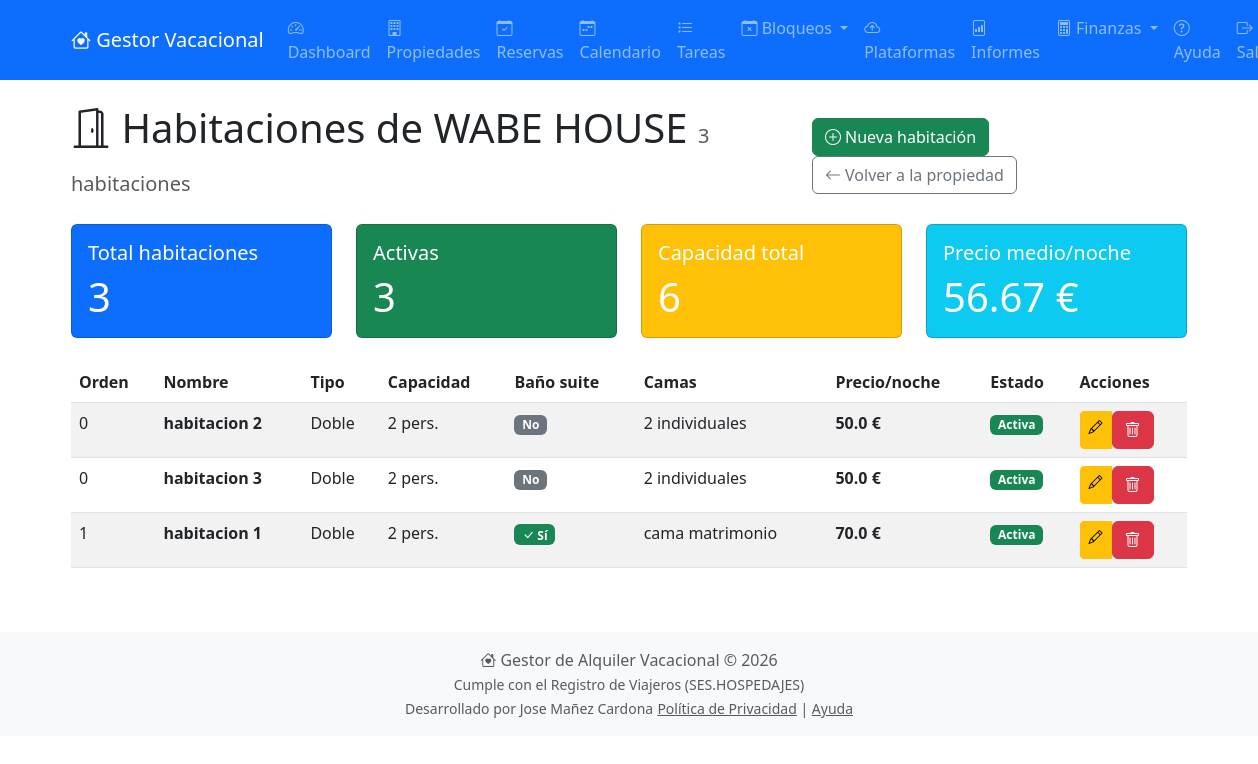
/habitaciones/1 (signed in), run on the app's committed database.
### models.py (models this page shows, shortened)
class Propiedad(db.Model):
    __tablename__ = 'propiedades'
    id = db.Column(db.Integer, primary_key=True)
    nombre = db.Column(db.String(100), nullable=False)
    descripcion = db.Column(db.Text)
    direccion = db.Column(db.String(200))
    ciudad = db.Column(db.String(100))
    codigo_postal = db.Column(db.String(20))
    pais = db.Column(db.String(50))
    num_habitaciones = db.Column(db.Integer, default=1)
    num_banos = db.Column(db.Integer, default=1)
    capacidad_max = db.Column(db.Integer, default=2)
    precio_noche = db.Column(db.Float, nullable=False)
    moneda = db.Column(db.String(3), default='EUR')
    activa = db.Column(db.Boolean, default=True)
    fecha_creacion = db.Column(db.DateTime, default=datetime.utcnow)
    usuario_id = db.Column(db.Integer, db.ForeignKey('users.id'))
    tipo_impuesto = db.Column(db.String(10), default='IVA')
    porcentaje_impuesto = db.Column(db.Float, default=7.0)
    aplicar_retencion = db.Column(db.Boolean, default=False)
    porcentaje_retencion = db.Column(db.Float, default=0.0)
    codigo_ses = db.Column(db.String(50))  # Código de establecimiento
    codigo_arrendador = db.Column(db.String(50))  # Código de arrendador
    usuario_ses = db.Column(db.String(50))  # Usuario WS
    password_ses = db.Column(db.String(50))  # Contraseña WS
    propietario = db.relationship('User', back_populates='propiedades')
    reservas = db.relationship('Reserva', back_populates='propiedad', lazy='dynamic', cascade='all, delete-orphan')
    tareas = db.relationship('Tarea', back_populates='propiedad_rel', lazy='dynamic', cascade='all, delete-orphan')
    calendarios_ical = db.relationship('CalendarioIcal', back_populates='propiedad', lazy='dynamic', cascade='all, delete-orphan')
    habitaciones = db.relationship('Habitacion', back_populates='propiedad', lazy='dynamic', cascade='all, delete-orphan')
    ingresos = db.relationship('Ingreso', back_populates='propiedad', lazy='dynamic')
    gastos = db.relationship('Gasto', back_populates='propiedad', lazy='dynamic')
    bloqueos = db.relationship('BloqueoPropiedad', back_populates='propiedad', lazy='dynamic', cascade='all, delete-orphan')

class Habitacion(db.Model):
    __tablename__ = 'habitaciones'
    id = db.Column(db.Integer, primary_key=True)
    propiedad_id = db.Column(db.Integer, db.ForeignKey('propiedades.id'), nullable=False)
    nombre = db.Column(db.String(100), nullable=False)
    tipo = db.Column(db.String(50))
    capacidad = db.Column(db.Integer, default=2)
    tiene_bano_suite = db.Column(db.Boolean, default=False)
    camas = db.Column(db.String(100))
    precio_base = db.Column(db.Float, nullable=False)
    activa = db.Column(db.Boolean, default=True)
    orden = db.Column(db.Integer, default=0)
    observaciones = db.Column(db.Text)
    fecha_creacion = db.Column(db.DateTime, default=datetime.utcnow)
    propiedad = db.relationship('Propiedad', back_populates='habitaciones')
    reservas = db.relationship('ReservaHabitacion', back_populates='habitacion', lazy='dynamic')
    bloqueos = db.relationship('BloqueoPropiedad', back_populates='habitacion', lazy='dynamic')

### habitaciones.py (the view)
@habitaciones_bp.route('/<int:propiedad_id>')
@login_required
def index(propiedad_id):
    propiedad = Propiedad.query.get_or_404(propiedad_id)
    if propiedad.usuario_id != current_user.id:
        flash('No autorizado', 'danger')
        return redirect(url_for('propiedades.index'))
    habitaciones = Habitacion.query.filter_by(propiedad_id=propiedad_id).order_by(Habitacion.orden).all()
    return render_template('habitaciones/index.html', habitaciones=habitaciones, propiedad=propiedad)

### app.py (called while the page is built)
@login.user_loader
def load_user(user_id):
    return db.session.get(User, int(user_id))

### templates/habitaciones/index.html
{% extends "base.html" %}
{% block content %}
<div class="d-flex justify-content-between align-items-center mb-3">
    <h1>
        <i class="bi bi-door-open"></i> Habitaciones de {{ propiedad.nombre }}
        <small class="text-muted fs-5">{{ habitaciones|length }} habitaciones</small>
    </h1>
    <div>
        <a href="{{ url_for('habitaciones.nueva', propiedad_id=propiedad.id) }}" class="btn btn-success">
            <i class="bi bi-plus-circle"></i> Nueva habitación
        </a>
        <a href="{{ url_for('propiedades.ver', id=propiedad.id) }}" class="btn btn-outline-secondary">
            <i class="bi bi-arrow-left"></i> Volver a la propiedad
        </a>
    </div>
</div>
<div class="row mb-4">
    <div class="col-md-3">
        <div class="card text-white bg-primary">
            <div class="card-body">
                <h5 class="card-title">Total habitaciones</h5>
                <p class="card-text display-6">{{ habitaciones|length }}</p>
            </div>
        </div>
    </div>
    <div class="col-md-3">
        <div class="card text-white bg-success">
            <div class="card-body">
                <h5 class="card-title">Activas</h5>
                <p class="card-text display-6">{{ habitaciones|selectattr('activa', 'equalto', true)|list|length }}</p>
            </div>
        </div>
    </div>
    <div class="col-md-3">
        <div class="card text-white bg-warning">
            <div class="card-body">
                <h5 class="card-title">Capacidad total</h5>
                <p class="card-text display-6">{{ habitaciones|sum(attribute='capacidad') }}</p>
            </div>
        </div>
    </div>
    <div class="col-md-3">
        <div class="card text-white bg-info">
            <div class="card-body">
                <h5 class="card-title">Precio medio/noche</h5>
                <p class="card-text display-6">{{ (habitaciones|sum(attribute='precio_base') / habitaciones|length)|round(2) if habitaciones else 0 }} €</p>
            </div>
        </div>
    </div>
</div>
{% if habitaciones %}
<div class="table-responsive">
    <table class="table table-striped table-hover">
        <thead>
            <tr>
                <th>Orden</th>
                <th>Nombre</th>
                <th>Tipo</th>
                <th>Capacidad</th>
                <th>Baño suite</th>
                <th>Camas</th>
                <th>Precio/noche</th>
                <th>Estado</th>
                <th>Acciones</th>
            </tr>
        </thead>
        <tbody>
            {% for h in habitaciones %}
            <tr class="{{ 'table-secondary' if not h.activa }}">
                <td>{{ h.orden }}</td>
                <td><strong>{{ h.nombre }}</strong></td>
                <td>{{ h.tipo|capitalize }}</td>
                <td>{{ h.capacidad }} pers.</td>
                <td>
                    {% if h.tiene_bano_suite %}
                    <span class="badge bg-success"><i class="bi bi-check-lg"></i> Sí</span>
                    {% else %}
                    <span class="badge bg-secondary">No</span>
                    {% endif %}
                </td>
                <td>{{ h.camas or '—' }}</td>
                <td><strong>{{ h.precio_base }} €</strong></td>
                <td>
                    {% if h.activa %}
                    <span class="badge bg-success">Activa</span>
                    {% else %}
                    <span class="badge bg-secondary">Inactiva</span>
                    {% endif %}
                </td>
                <td>
                    <div class="btn-group btn-group-sm" role="group">
                        <a href="{{ url_for('habitaciones.editar', id=h.id) }}" class="btn btn-warning" title="Editar">
                            <i class="bi bi-pencil"></i>
                        </a>
                        <form action="{{ url_for('habitaciones.eliminar', id=h.id) }}" method="POST" class="d-inline">
                            <button type="submit" class="btn btn-danger" onclick="return confirm('¿Eliminar esta habitación?')" title="Eliminar">
                                <i class="bi bi-trash"></i>
                            </button>
                        </form>
                    </div>
                </td>
            </tr>
            {% endfor %}
        </tbody>
    </table>
</div>
{% else %}
<div class="alert alert-info">
    <i class="bi bi-info-circle"></i> No hay habitaciones creadas para esta propiedad.
    <a href="{{ url_for('habitaciones.nueva', propiedad_id=propiedad.id) }}" class="alert-link">Crea la primera habitación</a>.
</div>
{% endif %}
{% endblock %}

### data on the page
Propiedad: nombre "WABE HOUSE"
Habitacion: orden "0", nombre "habitacion 2", tipo "Doble", capacidad "2", tiene_bano_suite "No", camas "2 individuales", precio_base "50.0", activa "Activa"
Habitacion: orden "0", nombre "habitacion 3", tipo "Doble", capacidad "2", tiene_bano_suite "No", camas "2 individuales", precio_base "50.0", activa "Activa"
Habitacion: orden "1", nombre "habitacion 1", tipo "Doble", capacidad "2", tiene_bano_suite True (drawn), camas "cama matrimonio", precio_base "70.0", activa "Activa"

### other printed values
{{ habitaciones|length }} "3"
{{ habitaciones|selectattr('activa', 'equalto', true)|list|length }} "3"
{{ habitaciones|sum(attribute='capacidad') }} "6"
